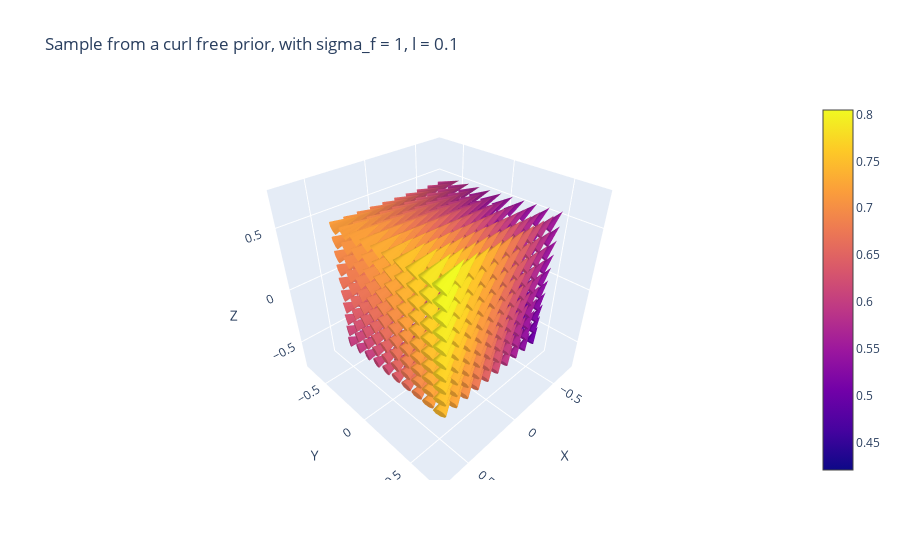

The code cell stored with this chart in its notebook:
### Markdown cell above
## Curl Free Kernel Samples

### Code cell
sigma_f_1_cf, l_1_cf = 1, 0.1
curl_free_sample_1 = sample_vector_field(kernel_func = 'curl_free_kernel', 
                                        sigma_f=sigma_f_1_df, 
                                        l=l_1_df)
plotter(curl_free_sample_1, title = f'Sample from a curl free prior, with sigma_f = {sigma_f_1_cf}, l = {l_1_cf}')

### Figure 1 — Plotly figure (JSON) as saved in the notebook; plotly's stock layout.template omitted (floating-point values rounded to 4 significant figures; data arrays with more than 128 entries replaced by an {"elided": "..."} marker saying what was removed)
{"data": [{"anchor": "tail", "sizemode": "scaled", "sizeref": 2, "type": "cone", "u": {"elided": "1000 float values"}, "v": {"elided": "1000 float values"}, "w": {"elided": "1000 float values"}, "x": {"elided": "1000 float values"}, "y": {"elided": "1000 float values"}, "z": {"elided": "1000 float values"}}], "layout": {"scene": {"xaxis": {"title": {"text": "X"}}, "yaxis": {"title": {"text": "Y"}}, "zaxis": {"title": {"text": "Z"}}}, "title": {"text": "Sample from a curl free prior, with sigma_f = 1, l = 0.1"}}}
